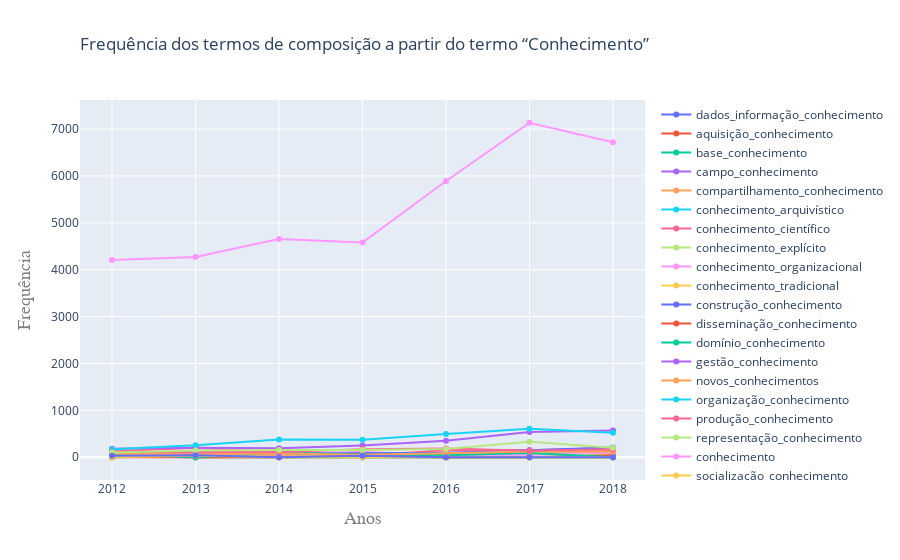

Here is the notebook cell this chart was saved with:
### Code cell
trace2 = go.Scatter(x = ['2012', '2013', '2014', '2015', '2016', '2017', '2018'],
                    y = [20,0,14,0,0,13,0],
                    mode = 'markers+lines',
                    name = 'dados_informação_conhecimento')


# Conhecimento


trace90 = go.Scatter(x = ['2012', '2013', '2014', '2015', '2016', '2017', '2018'],
                    y = [4207, 4272, 4657, 4580, 5893, 7135, 6720 ],
                    mode = 'markers+lines',
                    name = 'conhecimento')

trace91 = go.Scatter(x = ['2012', '2013', '2014', '2015', '2016', '2017', '2018'],
                    y = [0,24,0,0,0,0,0],
                    mode = 'markers+lines',
                    name = 'base_conhecimento')

trace92 = go.Scatter(x = ['2012', '2013', '2014', '2015', '2016', '2017', '2018'],
                    y = [100,72,50,57,71,103,102 ],
                    mode = 'markers+lines',
                    name = 'campo_conhecimento')

trace93 = go.Scatter(x = ['2012', '2013', '2014', '2015', '2016', '2017', '2018'],
                    y = [0,37,33,28,75,108,140 ],
                    mode = 'markers+lines',
                    name = 'compartilhamento_conhecimento')

trace94 = go.Scatter(x = ['2012', '2013', '2014', '2015', '2016', '2017', '2018'],
                    y = [26,0,0,0,0,0,0 ],
                    mode = 'markers+lines',
                    name = 'conhecimento_arquivístico')

trace95 = go.Scatter(x = ['2012', '2013', '2014', '2015', '2016', '2017', '2018'],
                    y = [125,205,113,33,147,149,196 ],
                    mode = 'markers+lines',
                    name = 'conhecimento_científico')

trace96 = go.Scatter(x = ['2012', '2013', '2014', '2015', '2016', '2017', '2018'],
                    y = [0,36,0,62,30,102,41 ],
                    mode = 'markers+lines',
                    name = 'conhecimento_explícito')

trace97 = go.Scatter(x = ['2012', '2013', '2014', '2015', '2016', '2017', '2018'],
                    y = [91,98,63,115,33,52,102 ],
                    mode = 'markers+lines',
                    name = 'conhecimento_organizacional')

trace98 = go.Scatter(x = ['2012', '2013', '2014', '2015', '2016', '2017', '2018'],
                    y = [35,0,0,0,0,0,0],
                    mode = 'markers+lines',
                    name = 'conhecimento_tradicional')

trace99 = go.Scatter(x = ['2012', '2013', '2014', '2015', '2016', '2017', '2018'],
                    y = [115,80,80,95,96,149,207 ],
                    mode = 'markers+lines',
                    name = 'construção_conhecimento')

trace100 = go.Scatter(x = ['2012', '2013', '2014', '2015', '2016', '2017', '2018'],
                    y = [0,0,0,24,0,0,41 ],
                    mode = 'markers+lines',
                    name = 'disseminação_conhecimento')

trace101 = go.Scatter(x = ['2012', '2013', '2014', '2015', '2016', '2017', '2018'],
                    y = [63,0,98,59,41,89,0 ],
                    mode = 'markers+lines',
                    name = 'domínio_conhecimento')

trace102 = go.Scatter(x = ['2012', '2013', '2014', '2015', '2016', '2017', '2018'],
                    y = [182,201,191,253,350,540,569 ],
                    mode = 'markers+lines',
                    name = 'gestão_conhecimento')

trace103 = go.Scatter(x = ['2012', '2013', '2014', '2015', '2016', '2017', '2018'],
                    y = [77,65,81,55,85,120,116],
                    mode = 'markers+lines',
                    name = 'novos_conhecimentos')

trace104 = go.Scatter(x = ['2012', '2013', '2014', '2015', '2016', '2017', '2018'],
                    y = [173,255,378,372,495,610,525 ],
                    mode = 'markers+lines',
                    name = 'organização_conhecimento')

trace105 = go.Scatter(x = ['2012', '2013', '2014', '2015', '2016', '2017', '2018'],
                    y = [112,109,114,173,189,139,169],
                    mode = 'markers+lines',
                    name = 'produção_conhecimento')

trace106 = go.Scatter(x = ['2012', '2013', '2014', '2015', '2016', '2017', '2018'],
                    y = [100,145,157,157,176,332,204],
                    mode = 'markers+lines',
                    name = 'representação_conhecimento')

trace107 = go.Scatter(x = ['2012', '2013', '2014', '2015', '2016', '2017', '2018'],
                    y = [25,0,0,0,0,0,0],
                    mode = 'markers+lines',
                    name = 'aquisição_conhecimento')

trace108 = go.Scatter(x = ['2012', '2013', '2014', '2015', '2016', '2017', '2018'],
                    y = [0,30,0,0,0,0,0],
                    mode = 'markers+lines',
                    name = 'socialização_conhecimento')

trace109 = go.Scatter(x = ['2012', '2013', '2014', '2015', '2016', '2017', '2018'],
                    y = [32,43,0,30,0,0,0 ],
                    mode = 'markers+lines',
                    name = 'sociedade_conhecimento')




data = [ trace2,  trace90, 
        trace91, trace92, trace93, trace94, trace95, trace96, trace97, trace98, trace99, trace100, 
        trace101, trace102, trace103, trace104, trace105, trace106, trace107, trace108, trace109,  ]

layout = go.Layout(
    title=go.layout.Title(
        text='Frequência dos termos de composição a partir do termo “Conhecimento”',
        xref='paper',
        x=0
    ),
    xaxis=go.layout.XAxis(
        title=go.layout.xaxis.Title(
            text='Anos',
            font=dict(
                family='Courier New, monospace',
                size=18,
                color='#7f7f7f'
            )
        )
    ),
    yaxis=go.layout.YAxis(
        title=go.layout.yaxis.Title(
            text='Frequência',
            font=dict(
                family='Courier New, monospace',
                size=18,
                color='#7f7f7f'
            )
        )
    )
)

fig = go.Figure(data=data, layout=layout)
py.iplot(fig, filename='styling-names')

### Figure 1 — Plotly figure (JSON) as saved in the notebook; plotly's stock layout.template omitted (floating-point values rounded to 4 significant figures)
{"data": [{"mode": "markers+lines", "name": "dados_informação_conhecimento", "type": "scatter", "x": ["2012", "2013", "2014", "2015", "2016", "2017", "2018"], "y": [20, 0, 14, 0, 0, 13, 0]}, {"mode": "markers+lines", "name": "aquisição_conhecimento", "type": "scatter", "x": ["2012", "2013", "2014", "2015", "2016", "2017", "2018"], "y": [25, 0, 0, 0, 0, 0, 0]}, {"mode": "markers+lines", "name": "base_conhecimento", "type": "scatter", "x": ["2012", "2013", "2014", "2015", "2016", "2017", "2018"], "y": [0, 24, 0, 0, 0, 0, 0]}, {"mode": "markers+lines", "name": "campo_conhecimento", "type": "scatter", "x": ["2012", "2013", "2014", "2015", "2016", "2017", "2018"], "y": [100, 72, 50, 57, 71, 103, 102]}, {"mode": "markers+lines", "name": "compartilhamento_conhecimento", "type": "scatter", "x": ["2012", "2013", "2014", "2015", "2016", "2017", "2018"], "y": [0, 37, 33, 28, 75, 108, 140]}, {"mode": "markers+lines", "name": "conhecimento_arquivístico", "type": "scatter", "x": ["2012", "2013", "2014", "2015", "2016", "2017", "2018"], "y": [26, 0, 0, 0, 0, 0, 0]}, {"mode": "markers+lines", "name": "conhecimento_científico", "type": "scatter", "x": ["2012", "2013", "2014", "2015", "2016", "2017", "2018"], "y": [125, 205, 113, 33, 147, 149, 196]}, {"mode": "markers+lines", "name": "conhecimento_explícito", "type": "scatter", "x": ["2012", "2013", "2014", "2015", "2016", "2017", "2018"], "y": [0, 36, 0, 62, 30, 102, 41]}, {"mode": "markers+lines", "name": "conhecimento_organizacional", "type": "scatter", "x": ["2012", "2013", "2014", "2015", "2016", "2017", "2018"], "y": [91, 98, 63, 115, 33, 52, 102]}, {"mode": "markers+lines", "name": "conhecimento_tradicional", "type": "scatter", "x": ["2012", "2013", "2014", "2015", "2016", "2017", "2018"], "y": [35, 0, 0, 0, 0, 0, 0]}, {"mode": "markers+lines", "name": "construção_conhecimento", "type": "scatter", "x": ["2012", "2013", "2014", "2015", "2016", "2017", "2018"], "y": [115, 80, 80, 95, 96, 149, 207]}, {"mode": "markers+lines", "name": "disseminação_conhecimento", "type": "scatter", "x": ["2012", "2013", "2014", "2015", "2016", "2017", "2018"], "y": [0, 0, 0, 24, 0, 0, 41]}, {"mode": "markers+lines", "name": "domínio_conhecimento", "type": "scatter", "x": ["2012", "2013", "2014", "2015", "2016", "2017", "2018"], "y": [63, 0, 98, 59, 41, 89, 0]}, {"mode": "markers+lines", "name": "gestão_conhecimento", "type": "scatter", "x": ["2012", "2013", "2014", "2015", "2016", "2017", "2018"], "y": [182, 201, 191, 253, 350, 540, 569]}, {"mode": "markers+lines", "name": "novos_conhecimentos", "type": "scatter", "x": ["2012", "2013", "2014", "2015", "2016", "2017", "2018"], "y": [77, 65, 81, 55, 85, 120, 116]}, {"mode": "markers+lines", "name": "organização_conhecimento", "type": "scatter", "x": ["2012", "2013", "2014", "2015", "2016", "2017", "2018"], "y": [173, 255, 378, 372, 495, 610, 525]}, {"mode": "markers+lines", "name": "produção_conhecimento", "type": "scatter", "x": ["2012", "2013", "2014", "2015", "2016", "2017", "2018"], "y": [112, 109, 114, 173, 189, 139, 169]}, {"mode": "markers+lines", "name": "representação_conhecimento", "type": "scatter", "x": ["2012", "2013", "2014", "2015", "2016", "2017", "2018"], "y": [100, 145, 157, 157, 176, 332, 204]}, {"mode": "markers+lines", "name": "conhecimento", "type": "scatter", "x": ["2012", "2013", "2014", "2015", "2016", "2017", "2018"], "y": [4207, 4272, 4657, 4580, 5893, 7135, 6720]}, {"mode": "markers+lines", "name": "socialização_conhecimento", "type": "scatter", "x": ["2012", "2013", "2014", "2015", "2016", "2017", "2018"], "y": [0, 30, 0, 0, 0, 0, 0]}, {"mode": "markers+lines", "name": "sociedade_conhecimento", "type": "scatter", "x": ["2012", "2013", "2014", "2015", "2016", "2017", "2018"], "y": [32, 43, 0, 30, 0, 0, 0]}], "layout": {"title": {"text": "Frequência dos termos de composição a partir do termo “Conhecimento”", "x": 0, "xref": "paper"}, "xaxis": {"title": {"font": {"color": "#7f7f7f", "family": "Courier New, monospace", "size": 18}, "text": "Anos"}}, "yaxis": {"title": {"font": {"color": "#7f7f7f", "family": "Courier New, monospace", "size": 18}, "text": "Frequência"}}}}
